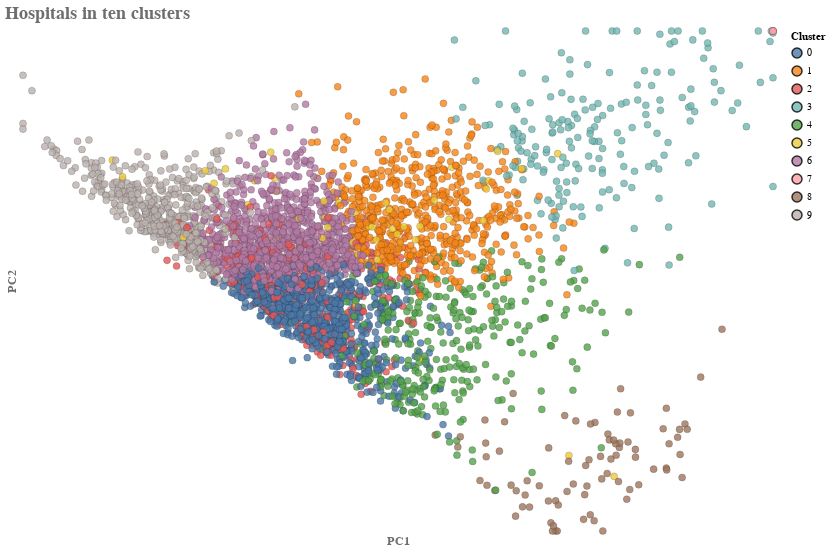

Source (notebook cell):
### Markdown cell above
### Find and plot 10 KMeans clusters

### Code cell
kmeans = KMeans(n_clusters=10,random_state=42)
clusterAssignment = kmeans.fit_predict(X_pca)
clusterDf = pd.DataFrame(data=clusterAssignment.reshape(-1,1),columns=['Cluster'])
clusterDf['Hospital'] = continuous['HOSP_NIS']
X = PCA(n_components=2).fit_transform(featureArray)  #get x,y for viz
clusterDf['PC1'] = X[:,0]
clusterDf['PC2'] = X[:,1]

alt.Chart(clusterDf).mark_point(size=50,filled=True,opacity=.8,stroke='black',strokeWidth=.2
    ).encode(
    x=alt.X('PC1:Q',axis=alt.Axis(labels=False),scale=alt.Scale(domain=(-5,7),clamp=True)),
    y=alt.Y('PC2:Q',axis=alt.Axis(labels=False),scale=alt.Scale(domain=(-6,5),clamp=True)),
    color=alt.Color('Cluster:N',scale=alt.Scale(scheme='tableau10')),
    tooltip='Hospital:N'
    ).properties(width=750, height=500, title='Hospitals in ten clusters'
    ).configure_axis(grid=False,titleFont='Arial',titleFontSize=12,titleColor='#6e6e6e',
                     domainWidth=0,domainColor='#dcdcdc',tickSize=0
    ).configure_view(strokeWidth=0
    ).configure_title(fontSize=18,font='Arial',fontWeight='bold',color='#6e6e6e',anchor='start')

### Figure 1 — Vega-Lite specification as saved in the notebook (floating-point values rounded to 4 significant figures; data arrays with more than 128 entries replaced by an {"elided": "..."} marker saying what was removed)
{"config": {"view": {"continuousWidth": 400, "continuousHeight": 300, "strokeWidth": 0}, "axis": {"domainColor": "#dcdcdc", "domainWidth": 0, "grid": false, "tickSize": 0, "titleColor": "#6e6e6e", "titleFont": "Arial", "titleFontSize": 12}, "title": {"anchor": "start", "color": "#6e6e6e", "font": "Arial", "fontSize": 18, "fontWeight": "bold"}}, "data": {"name": "data-1c5cd584ffb1985b915a29a816a6d1e2"}, "mark": {"type": "point", "filled": true, "opacity": 0.8, "size": 50, "stroke": "black", "strokeWidth": 0.2}, "encoding": {"color": {"type": "nominal", "field": "Cluster", "scale": {"scheme": "tableau10"}}, "tooltip": {"type": "nominal", "field": "Hospital"}, "x": {"type": "quantitative", "axis": {"labels": false}, "field": "PC1", "scale": {"clamp": true, "domain": [-5, 7]}}, "y": {"type": "quantitative", "axis": {"labels": false}, "field": "PC2", "scale": {"clamp": true, "domain": [-6, 5]}}}, "height": 500, "title": "Hospitals in ten clusters", "width": 750, "$schema": "https://vega.github.io/schema/vega-lite/v4.8.1.json", "datasets": {"data-1c5cd584ffb1985b915a29a816a6d1e2": {"elided": "3746 records"}}}
